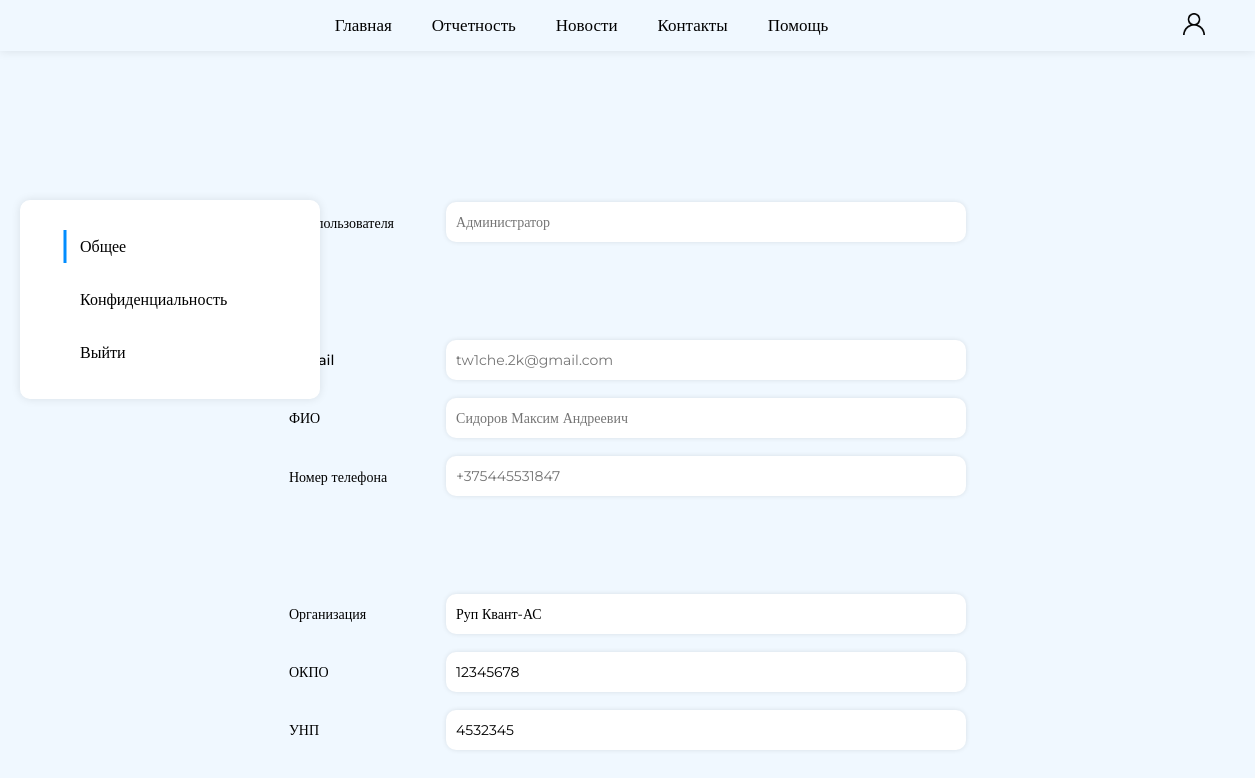
The page /profile/common (signed in) on the database its author committed.
### website/models.py (models this page shows)
class User(db.Model, UserMixin):
    __tablename__ = 'user'
    id = db.Column(db.Integer, primary_key=True)
    type = db.Column(db.String(13), default='Респондент')
    email = db.Column(db.String(50), unique=True)
    fio = db.Column(db.String(30))
    telephone = db.Column(db.String(20))
    password = db.Column(db.String(50))
    organization_id = db.Column(db.Integer(), db.ForeignKey('organization.id'), nullable=False)
    reports = db.relationship('Report', backref='user', lazy = True, cascade = "all, delete-orphan")

class Organization(db.Model):
    __tablename__ = 'organization'
    id = db.Column(db.Integer, primary_key=True)
    full_name = db.Column(db.String(50))
    okpo = db.Column(db.Integer)
    ynp = db.Column(db.Integer)
    users = db.relationship('User', backref = 'organization', lazy = True, cascade = "all, delete-orphan")

### website/views.py (the view)
@views.route('/profile/common')
def profile_common():
    organization = Organization.query.filter_by(id = current_user.organization_id).first()
    return render_template('profile_common.html', user=current_user, organization=organization)

### website/templates/profile_common.html (shortened to what this page needs)
{% extends "base.html" %}
{% block content %}
<div class="profile_page">
    <nav>
        <li class="active_li" onclick="window.location.href='/profile/common'">
            Общее
        </li>
        <li onclick="window.location.href='/profile/password'">Конфиденциальность</li>
        <li onclick="window.location.href='/logout'">Выйти</li>
    </nav>
    <div class="personal-info_area">
        <table>
            <tr>
                <td style = "padding-bottom: 94px;">Тип пользователя</div></td>
                <td><input style = "margin-bottom: 80px;" type="text" placeholder="{{user.type}}" disabled></td>
            <tr >
                <td  ><span >E-mail</span></td>
                <td><input   type="text" placeholder="{{user.email}}" disabled></td>
            </tr>
            <tr>
                <td>ФИО</td>
                <td><input type="text" placeholder="{{user.fio}}" disabled></td>
            </tr>
            <tr >
                <td style = "padding-bottom: 94px;">Номер телефона</td>
                <td><input style = "margin-bottom: 80px;" type="text" placeholder="{{user.telephone}}" disabled></td>
            </tr>
            <tr>
                <td>Организация</td>
                <td><input type="text" value="{{organization.full_name}}" disabled></td>
            </tr>
            <tr>
                <td>ОКПО</td>
                <td><input type="text" value="{{organization.okpo}}" disabled></td>
            </tr>
            <tr>
                <td>УНП</td>
                <td><input type="text" value="{{organization.ynp}}" disabled></td>
            </tr>
    </div>
{% endblock %}

### website/static/css/base.css (style rules this page uses)
* { margin: 0; padding: 0; font-family: 'Montserrat'; }
html { margin: 0; width: 100%; height: 100%; }
body { display: flex; flex-direction: column; min-height: 100vh; background-color:aliceblue; color: rgb(0, 0, 0); }
.profile_page { display: flex; flex-direction: row; padding-top: 200px; color: rgb(0, 0, 0); width: 100%; align-items: flex-start; }
.profile_page nav { position: fixed; width: 300px; display: flex; flex-direction: column; text-align: left; background-color: white; box-shadow: 0 0 10px rgba(0, 0, 0, 0.1); padding: 20px 0; border-radius: 10px; margin-left: 20px; }
.profile_page nav li { list-style-type: none; cursor: pointer; padding: 7px 60px; margin: 10px 0; height: 100%; font-weight: 500; transition: background-color 0.3s ease, color 0.3s ease; position: relative; }
.profile_page nav li.active_li::before { content: ''; position: absolute; top: 0; left: 15%; transform: translateX(-50%); width: 3px; border: none; height: 100%; background-color: #028dff; }
.profile_page .personal-info_area { height: 100%; width: auto; margin: 0 auto; display: flex; flex-direction: column; top: 0; }
.profile_page .personal-info_area table, .profile_page .personal-info_area tr, .profile_page .personal-info_area td { border: none; }
.profile_page .personal-info_area table tr td { width: 100%; }
.profile_page .personal-info_area table tr td { height: 100%; text-align: left; padding: 0; padding-bottom: 16px; font-size: 14px; font-weight: 500; }
.profile_page .personal-info_area td input { width: 500px; font-size: 14px; margin-left: 50px; padding: 0 10px; height: 40px; border-radius: 10px; border: none; box-shadow: 0 0 5px rgb(0, 0, 0, 0.1); color: black; background-color:rgb(255, 255, 255); }

### rows shown on the page
User: type "Администратор", email "tw1che.2k@gmail.com", fio "Сидоров Максим Андреевич", telephone "+375445531847"
Organization: full_name "Руп Квант-АС", okpo "12345678", ynp "4532345"
